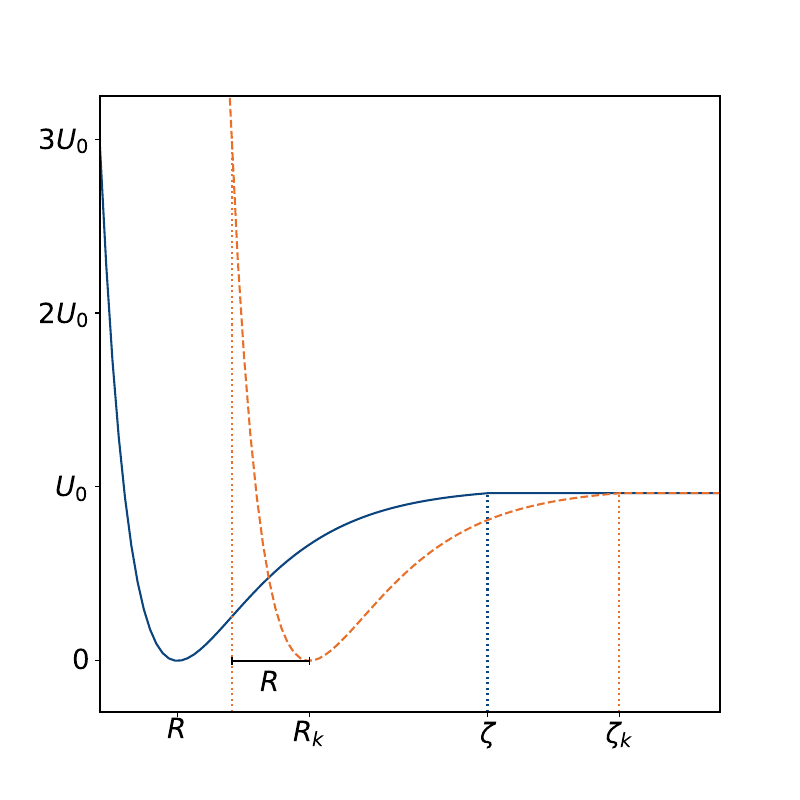

Python code for this plot:
import numpy as np
import matplotlib.pyplot as plt
from matplotlib import colors

plt.rcParams.update(
    {
        "font.family": "Courier New",  # monospace font
        "font.size": 20,
        "axes.titlesize": 20,
        "axes.labelsize": 20,
        "xtick.labelsize": 20,
        "ytick.labelsize": 20,
        "legend.fontsize": 20,
        "figure.titlesize": 20,
    }
)

COLOR1 = "#6bd2db"
COLOR2 = "#0ea7b5"
COLOR3 = "#0c457d"
COLOR4 = "#ffbe4f"
COLOR5 = "#e8702a"

cmap = colors.LinearSegmentedColormap.from_list(
    "mymap",
    [
        (0.00, colors.hex2color(COLOR3)),
        (0.25, colors.hex2color(COLOR2)),
        (0.50, colors.hex2color(COLOR1)),
        (0.75, colors.hex2color(COLOR4)),
        (1.00, colors.hex2color(COLOR5)),
    ],
)


def morse(r, R, stiffness):
    return (1 - np.exp(-stiffness * (r - R))) ** 2


def radius(r, k) -> float:
    if k <= 2:
        return k * r
    elif k == 3:
        return 1 + 2 / np.sqrt(3)
    elif k == 4:
        return 1 + np.sqrt(2)
    elif k == 5:
        return 1 + np.sqrt(2 * (1 + 1 / np.sqrt(5)))
    return np.sqrt(k) * r


def morse_modified(r, R, stiffness, cutoff, k):
    r_k = radius(R, k)
    cutoff = cutoff + r_k - R
    co = r <= cutoff
    n = np.argmin(co)

    # Apply cutoff
    pot = morse(r, r_k, stiffness)
    pot = pot * co + pot[n] * (1 - co)

    # Calculate lower values
    lcutoff = r_k - R
    lco = r >= lcutoff
    y_low = pot[np.argmax(lco) - 1]
    lower_extension = (
        2
        * stiffness
        * np.exp(stiffness * R)
        * (1 - np.exp(stiffness * R))
        * (r - r_k + R)
        + y_low
    )
    pot = lco * pot + (1 - lco) * lower_extension

    return pot, lcutoff, cutoff


if __name__ == "__main__":
    R = 1
    stiffness = 1.0
    cutoff = 5 * R
    k = 5
    x = np.linspace(0, 8 * R, 100)
    y, _, _ = morse_modified(x, R, stiffness, cutoff, 1)

    ymin = np.min(y)
    ymax = np.max(y)
    dy = ymax - ymin

    fig, ax = plt.subplots(figsize=(8, 8))

    ax.set_xlim(np.min(x), np.max(x))
    ax.set_ylim(ymin - 0.1 * dy, ymax + 0.1 * dy)

    ax.plot(x, y, color=COLOR3)
    n = np.argmax(cutoff <= x)
    yupper = y[n]
    ax.vlines(cutoff, ymin - 0.1 * dy, yupper, color=COLOR3, linestyle=":")

    y2, lcutoff2, cutoff2 = morse_modified(x, R, stiffness, cutoff, k)
    ax.plot(x, y2, color=COLOR5, linestyle="--")

    n = np.argmax(cutoff2 <= x)
    yupper2 = y2[n]
    ax.vlines(cutoff2, ymin - 0.1 * dy, yupper2, linestyle=":", color=COLOR5)

    n = np.argmax(lcutoff2 <= x) - 1
    yupper2 = y2[n]
    ax.vlines(lcutoff2, ymin - 0.1 * dy, yupper2, linestyle=":", color=COLOR5)

    ax.set_xticks(
        [R, radius(R, k), cutoff, cutoff2],
        ["$R$", "$R_k$", "$\\zeta$", "$\\zeta_k$"],
    )
    ax.set_yticks([0.0, 1.0, 2.0, 3.0], ["$0$", "$U_0$", "$2U_0$", "$3U_0$"])

    ax.plot(
        [radius(R, k) - R, radius(R, k)],
        [0, 0],
        color="k",
        linestyle="-",
        marker="|",
    )
    ax.text(radius(R, k) - R / 2, -0.06 * dy, "$R$", horizontalalignment="center")

    fig.savefig("figures/morse-potential.svg")
    fig.savefig("figures/morse-potential.png")
    fig.savefig("figures/morse-potential.pdf")
